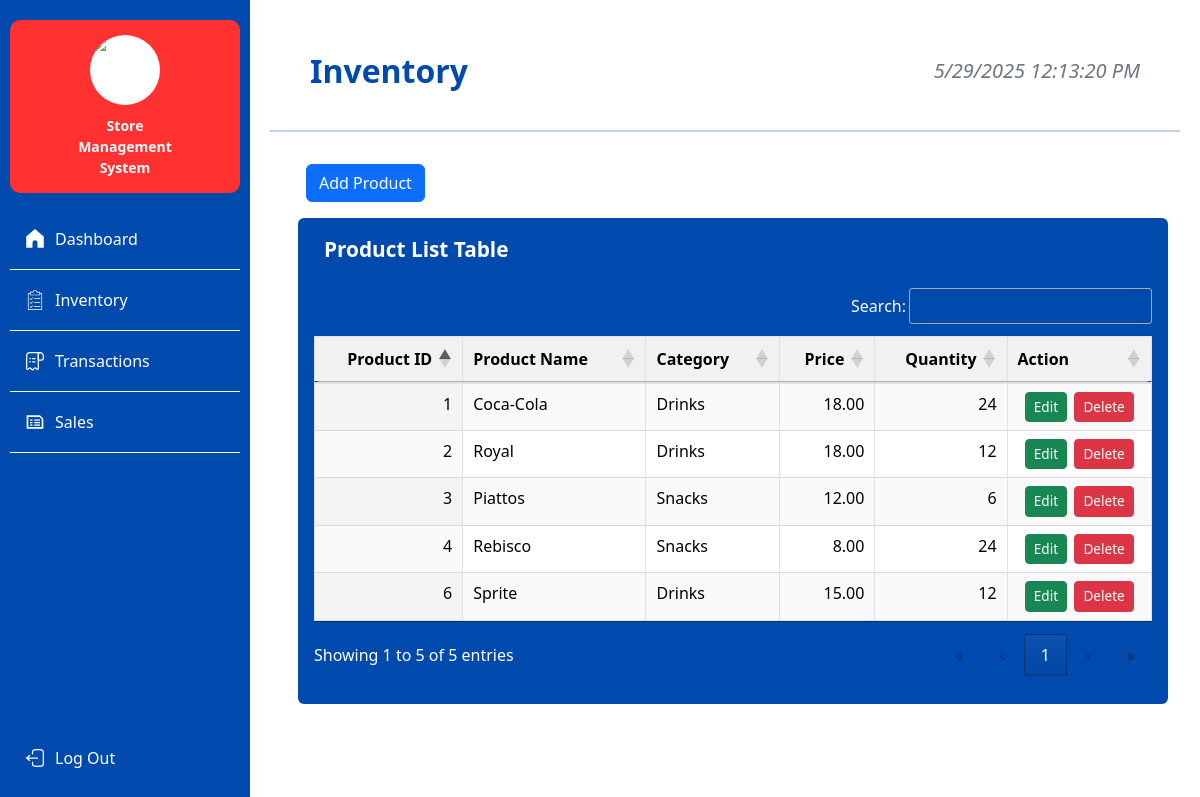
The app's page /view/InventoryPage.php with its own data.
### tables this page shows
CREATE TABLE `products` (
  `product_id` int(11) NOT NULL,
  `product_name` varchar(100) NOT NULL,
  `price` decimal(10,2) NOT NULL,
  `quantity` int(11) NOT NULL,
  `category` enum('Drinks','Snacks','Canned Goods','Others') NOT NULL
);

### model/Product.php (called while the page is built, shortened)
<?php
class Product {
    private $conn;
    public function __construct($db) {
        $this->conn = $db;
    }
    public function getAll() {
        $stmt = $this->conn->prepare("SELECT * FROM products");
        $stmt->execute();
        $products = $stmt->fetchAll(PDO::FETCH_ASSOC);
        return $products;
    }
}
?>

### view/InventoryPage.php (the view, shortened to what this page needs)
<?php
require_once __DIR__ . '/../model/Product.php';
$db = new Database();
$conn = $db->getConnection();
$product = new Product($conn);
$products = $product->getAll();
?>
<!DOCTYPE html>
<html>
<head>
    <link href="../assets/bootstrap/css/bootstrap.min.css" rel="stylesheet">
    <link rel="stylesheet" href="../assets/jQuery/jquery-ui.css">
    <link href="../assets/DataTables/datatables.min.css" rel="stylesheet">
    <link href="../assets/inventory.css" rel="stylesheet">
</head>
<body>
    <?php include 'sidebar.php'; ?>
    <div class="Inventory">
        <div class="dashBoard-content py-3">
            <div class="header-content d-flex justify-content-between align-items-center rounded p-3" style="background-color: transparent;">
                <h1 class="ms-4 d-flex align-items-center fw-bold" style="color: #004aad; font-size: 2rem; font-weight: 600;">
                    Inventory
                </h1>
                <h2 id="currentDate" class="me-4 text-secondary fst-italic" style="font-weight: 400; font-size: 1.25rem;"></h2>
            </div>
            <hr class="mt-3" style="border-top: 2px solid #004aad;">
        </div>
        <div class="container">
            <button type="button" class="ms-4 mb-3 btn btn-primary" data-bs-toggle="modal" data-bs-target="#staticBackdrop">
                Add Product
            </button>
            <div class="col rounded ms-3 p-3 inventory-Item text-white">
                <div class="table-header d-flex justify-content-between align-items-center">
                    <div class="lowerDiv">Product List Table</div>
                </div>
                <div class="table-responsive">
                    <table id="productTable" class="display table table-bordered" style="width:100%">
                        <thead>
                            <tr>
                                <th>Product ID</th>
                                <th>Product Name</th>
                                <th>Category</th>
                                <th>Price</th>
                                <th>Quantity</th>
                                <th>Action</th>
                            </tr>
                        </thead>
                        <tbody>
                            <?php if (!empty($products)): ?>
                                <?php foreach ($products as $p): ?>
                                    <tr>
                                        <td><?= htmlspecialchars($p['product_id']) ?></td>
                                        <td><?= htmlspecialchars($p['product_name']) ?></td>
                                        <td><?= htmlspecialchars($p['category']) ?></td>
                                        <td><?= number_format($p['price'], 2) ?></td>
                                        <td><?= htmlspecialchars($p['quantity']) ?></td>
                                        <td>
                                            <div class="actionButton d-flex justify-content-evenly">
                                                <button type="button" class="btn btn-success btn-sm" data-bs-toggle="modal" data-bs-target="#editModal<?= $p['product_id'] ?>">
                                                    Edit
                                                </button>
                                                <a href="../controller/ProductController.php?action=delete&id=<?= $p['product_id'] ?>"
                                                   class="btn btn-danger btn-sm"
                                                   onclick="return confirm('Are you sure you want to delete this product?');">
                                                    Delete
                                                </a>
                                            </div>
                                        </td>
                                    </tr>
                                <?php endforeach; ?>
                            <?php else: ?>
                                <tr><td colspan="6" class="text-center">No products found.</td></tr>
                            <?php endif; ?>
                        </tbody>
                    </table>
                </div>
            </div>
        </div>
    </div>
</body>
</html>

### view/sidebar.php (shortened to what this page needs)
<div class="sidebar">
  <div>
    <div class="brand-box mb-4">
      <div class="logo-circle">
        <img src="../assets/images/logo-placeholder.png" alt="Logo">
      </div>
      <div class="mt-2 fw-bold" style="font-size: 14px;">Store<br>Management<br>System</div>
    </div>
    <nav class="nav flex-column">
      <a href="Dashboard.php" class="nav-link">
        <img src="../assets/images/home.svg" class="icon" alt="Dashboard Icon"> Dashboard
      </a>
      <div class="divider"></div>
      <a href="InventoryPage.php" class="nav-link">
        <img src="../assets/images/inventory.svg" class="icon" alt="Inventory Icon"> Inventory
      </a>
      <div class="divider"></div>
      <a href="Transactions.php" class="nav-link">
        <img src="../assets/images/transaction.svg" class="icon" alt="Transactions Icon"> Transactions
      </a>
      <div class="divider"></div>
      <a href="Sales.php" class="nav-link">
        <img src="../assets/images/sales.svg" class="icon" alt="Sales Icon"> Sales
      </a>
      <div class="divider"></div>
    </nav>
  </div>
  <div class="logout">
    <a href="EntryPage.php" class="nav-link">
      <img src="../assets/images/logout.svg" class="icon" alt="Logout Icon"> Log Out
    </a>
  </div>
</div>

### assets/inventory.css (style rules this page uses)
.Inventory { margin-left: 250px; padding: 20px; }
.inventory-Item { background-color: #004aad; padding: 20px; border-radius: 10px; color: white; }
.inventory-Item table.dataTable { background-color: white !important; color: black !important; border-radius: 6px; }
.table-header { color: white; font-weight: bold; margin-bottom: 10px; padding-left: 10px; padding-right: 10px; font-size: 1.3rem; }
.actionButton .btn { padding: 0.25rem 0.5rem; font-size: 0.85rem; }
.inventory-Item table.dataTable thead th { position: sticky; top: 0; background-color: #f1f1f1; z-index: 1; }
h1 { font-size: 1.5rem; }
#currentDate { font-size: 1rem; }

### view/sidebar.php (style rules this page uses)
.sidebar { width: 250px; background-color: #004aad; height: 100vh; padding: 20px 10px; display: flex; flex-direction: column; justify-content: space-between; position: fixed; top: 0; left: 0; z-index: 1000; }
.brand-box { background-color: #ff3131; border-radius: 10px; padding: 15px; color: white; text-align: center; }
.brand-box .logo-circle { width: 70px; height: 70px; background-color: white; border-radius: 50%; margin: 0 auto 10px auto; display: flex; align-items: center; justify-content: center; overflow: hidden; }
.logo-circle img { width: 100%; height: 100%; object-fit: cover; }
.nav-link { color: white !important; padding: 10px 15px; display: flex; align-items: center; gap: 10px; }
.divider { border-bottom: 1px solid white; margin: 8px 0; }
.logout { margin-top: auto; }
.sidebar img.icon { width: 20px; height: 20px; }

### records on screen
products: product_id "1", product_name "Coca-Cola", category "Drinks", price "18.00", quantity "24"
products: product_id "2", product_name "Royal", category "Drinks", price "18.00", quantity "12"
products: product_id "3", product_name "Piattos", category "Snacks", price "12.00", quantity "6"
products: product_id "4", product_name "Rebisco", category "Snacks", price "8.00", quantity "24"
products: product_id "6", product_name "Sprite", category "Drinks", price "15.00", quantity "12"
